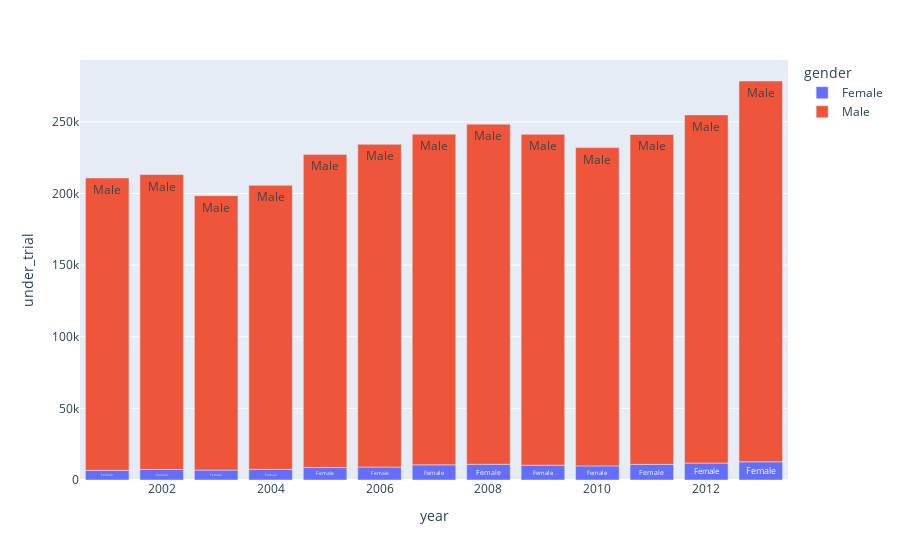

Notebook cell for this chart:
### Code cell
px.bar(data_frame=dss, x="year", y ="under_trial",orientation="v",
    
    color = "gender", # New Parameter For Color View

    text = "gender" #New Parameter For Write Sign on Bars
    
)

### Figure 1 — Plotly figure (JSON) as saved in the notebook; plotly's stock layout.template omitted (floating-point values rounded to 4 significant figures)
{"data": [{"alignmentgroup": "True", "hovertemplate": "gender=%{text}<br>year=%{x}<br>under_trial=%{y}<extra></extra>", "legendgroup": "Female", "marker": {"color": "#636efa", "pattern": {"shape": ""}}, "name": "Female", "offsetgroup": "Female", "orientation": "v", "showlegend": true, "text": ["Female", "Female", "Female", "Female", "Female", "Female", "Female", "Female", "Female", "Female", "Female", "Female", "Female"], "textposition": "auto", "type": "bar", "x": [2001, 2002, 2003, 2004, 2005, 2006, 2007, 2008, 2009, 2010, 2011, 2012, 2013], "xaxis": "x", "y": [6762, 7376, 6954, 7400, 8700, 9072, 10591, 10988, 10323, 9851, 10934, 11802, 12688], "yaxis": "y"}, {"alignmentgroup": "True", "hovertemplate": "gender=%{text}<br>year=%{x}<br>under_trial=%{y}<extra></extra>", "legendgroup": "Male", "marker": {"color": "#EF553B", "pattern": {"shape": ""}}, "name": "Male", "offsetgroup": "Male", "orientation": "v", "showlegend": true, "text": ["Male", "Male", "Male", "Male", "Male", "Male", "Male", "Male", "Male", "Male", "Male", "Male", "Male"], "textposition": "auto", "type": "bar", "x": [2001, 2002, 2003, 2004, 2005, 2006, 2007, 2008, 2009, 2010, 2011, 2012, 2013], "xaxis": "x", "y": [204032, 205812, 191533, 198256, 218585, 225238, 230822, 237388, 230950, 222160, 230266, 243055, 265815], "yaxis": "y"}], "layout": {"barmode": "relative", "legend": {"title": {"text": "gender"}, "tracegroupgap": 0}, "margin": {"t": 60}, "xaxis": {"anchor": "y", "domain": [0, 1], "title": {"text": "year"}}, "yaxis": {"anchor": "x", "domain": [0, 1], "title": {"text": "under_trial"}}}}
